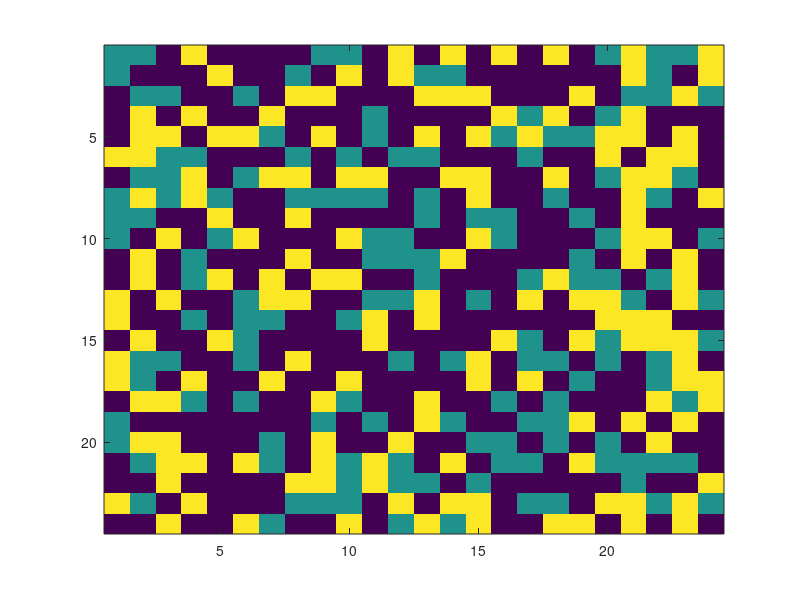

The MATLAB source for this figure: (Note: this script raises an error after producing the figure.)
for index = 1:50;%% This is the number of landscapes to be created
    M  = rand(24,24);%%%Choose matrix size
    M(M>0.75)=3;%%fractionation to include percentage landcover
    M(M>0.5 & M<=0.75)=2;
    M(M>0 & M<=0.5)=1;
    %%convert matrix to image matrix
    imagesc(M);
    %%movie array created
    mov(index)= getframe;
end
movie(mov);
movie2avi(mov,'landscape.avi')
